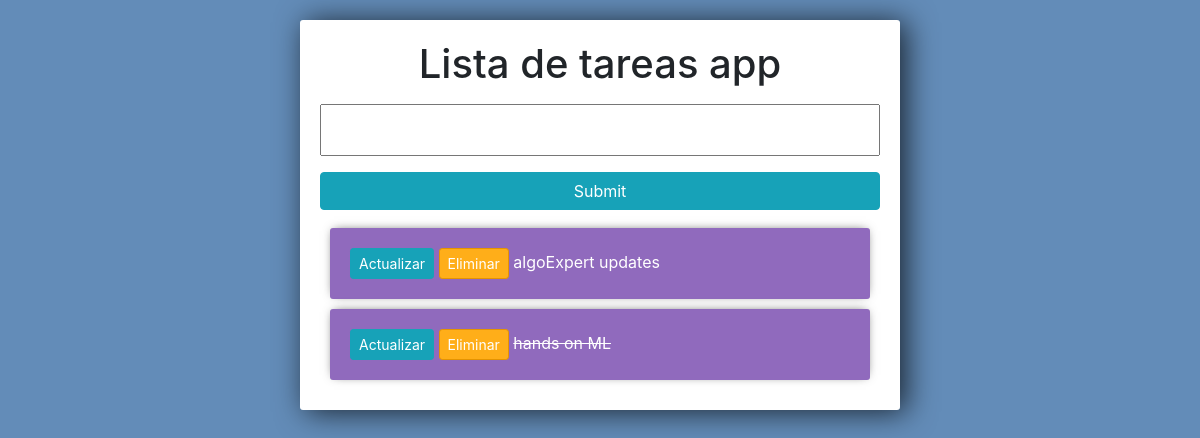
The app's page /, older data.
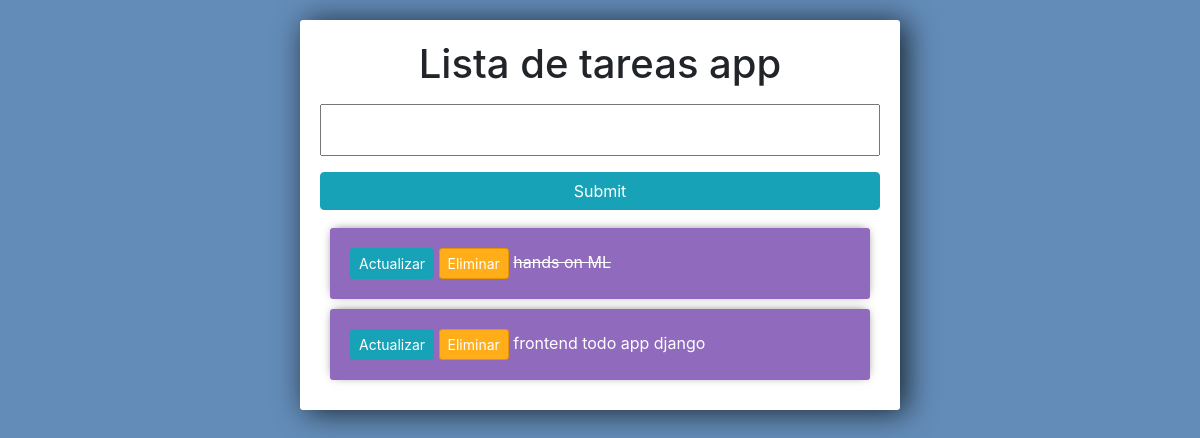
The same page, newer data.
### tasks/models.py (models this page shows)
class Task(models.Model):
    title = models.CharField(max_length=200)
    complete = models.BooleanField(default=False)
    created = models.DateTimeField(auto_now_add=True)
    def __str__(self):
        return self.title

### tasks/views.py (the view)
# urls.py: path('', views.index, name="list"),
def index(request):
    consulta = Task.objects.all()
    form = TaskForm()
    if request.method == 'POST':
        form = TaskForm(request.POST)
        if form.is_valid():
            form.save()
        return redirect('/')
    context = {'info':consulta,'temp':form}
    return render(request,"tasks/list.html", context)

### tasks/forms.py
class TaskForm(forms.ModelForm):
    class Meta:
        model = Task
        fields = '__all__'

### tasks/templates/tasks/list.html (shortened to what this page needs)
<!DOCTYPE html>
<html lang="en">
<head>
    <link rel="stylesheet" href="https://stackpath.bootstrapcdn.com/bootstrap/4.4.1/css/bootstrap.min.css">
</head>
<body>
    <div class="center-column">
        <h1 class="titulo">Lista de tareas app</h1>
        <form action="/" method="POST">
            {{temp.title}}
            <input class="btn btn-info" type="submit" name="CreateTask">
        </form>
        <div class="todo-list">
            {% for k in info%}
            <div class="item-row">
                <a class="btn btn-sm btn-info" href="{% url 'update_task' k.id %}">Actualizar</a>
                <a class="btn btn-sm btn-danger" href="{% url 'delete_task' k.id %}">Eliminar</a>
                {% if k.complete == 1 %}
                <strike>{{ k }}</strike>
                {% else %}
                <span>{{ k }}</span>
                {% endif %}
            </div>
            {% endfor %}
        </div>
    </div>
</body>
</html>

### tasks/templates/tasks/list.html (style rules this page uses)
body { background-color: #638CB8; }
input { width: 100%; padding: 12px 20px; margin: 8px 0; box-sizing: border-box; }
input::placeholder { color: #d3d3d3; }
.center-column { width: 600px; margin: 20px auto; padding: 20px; background-color: #fff; border-radius: 3px; box-shadow: 6px 2px 30px 0px rgba(0, 0, 0, 0.75); }
.item-row { background-color: #906abd; margin: 10px; padding: 20px; border-radius: 3px; color: #fff; font-size: 16px; box-shadow: 0px -1px 10px -4px rgba(0, 0, 0, 0.75); }
.btn-danger { background-color: #ffae19; border-color: #e59400; }
.titulo { display: block; text-align: center; }

Row changes from the older to the newer data that the page shows:
removed Task: title "algoExpert updates"
added Task: title "frontend todo app django"
